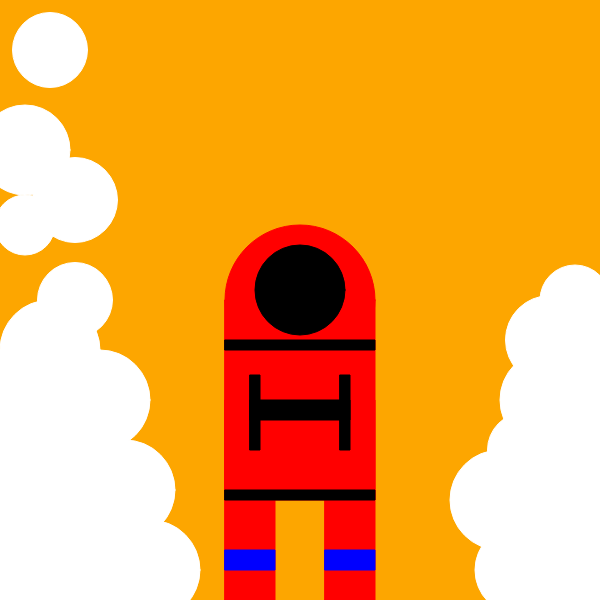
Frame 1 (no input)
Frame 60 (no input): identical to frame 1, image omitted
Frame 120 (the mouse pressed at the canvas centre since frame 60): identical to frame 1, image omitted

The p5.js sketch that drew this single still picture (run headless with seeded random() and noise() and a simulated clock; from frame 60 on, the mouse is pressed at the canvas centre):

// p5.js sketch
// ── sketch.js
function setup() {
  createCanvas(600, 600);
}

function draw() {
  background(253,166,0);
  
  fill('white')
  stroke('white')
  circle(50,50,75)
  circle(25,150,90)
  circle(75,200,85)
  circle(25,225,60)
  circle(75,300,75)
  circle(50,350,100)
  rect(0,350,100,300)
  circle(100,400,100)
  circle(125,490,100)
  circle(120,570,100)
  circle(150,570,100)
  circle(575,300,70)
  rect(540,300,70,300)
  circle(550,340,89)
  circle(550,400,100)
  circle(525,450,75)
  circle(500,500,100)
  circle(520,570,90)
  
  fill('red')
  stroke('red')
  circle(300,300,150)
  rect(225,300,150,200)
  rect(325,400,50,200)
  rect(225,400,50,200)
  
  fill('black')
  stroke('black')
  circle(300,290,90)
  rect(225,340,150,10)
  rect(250,375,10,75)
  rect(340,375,10,75)
  rect(250,400,100,20)
  rect(225,490,150,10)
  
  fill('blue')
  stroke('blue')
  rect(325,550,50,20) 
  rect(225,550,50,20)
}
